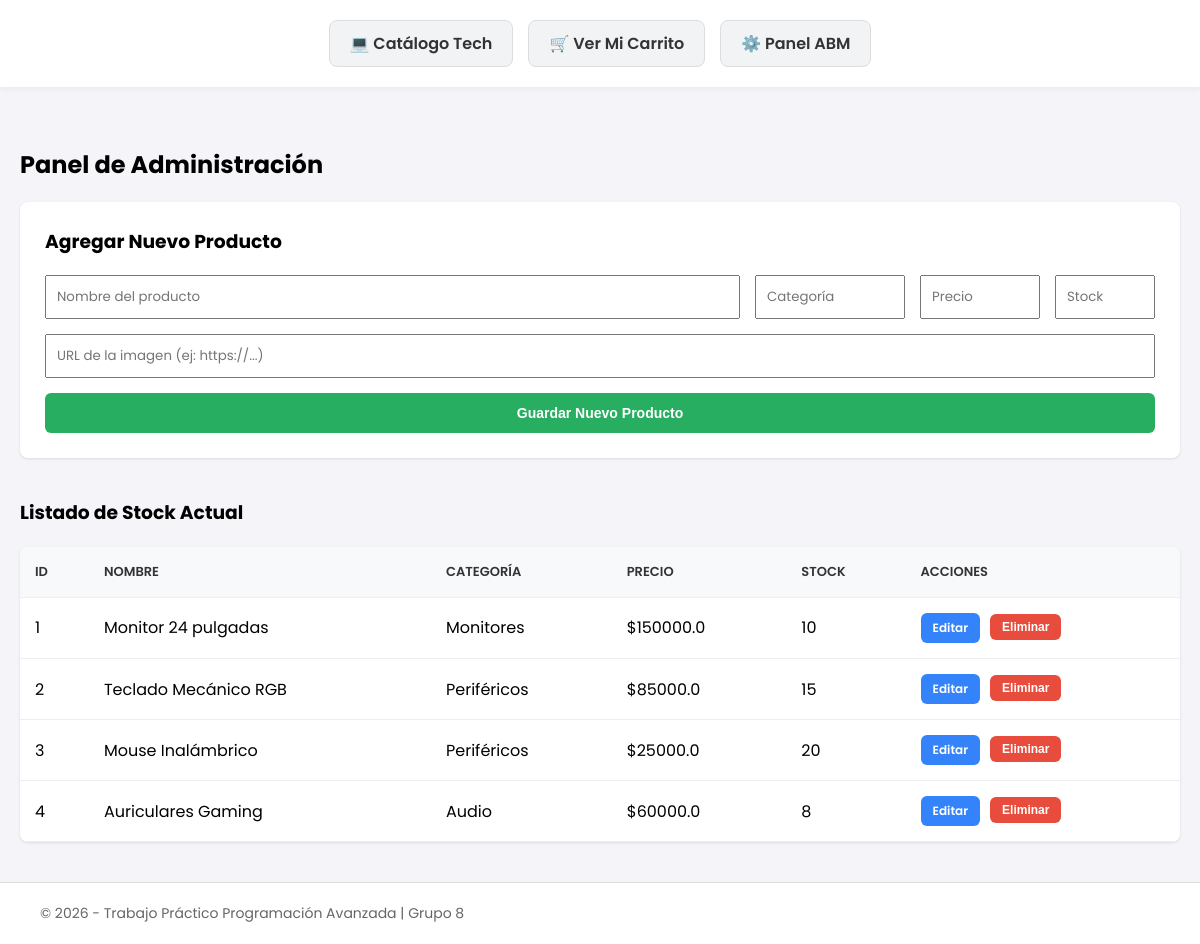
/admin, run on an earlier commit of the app's database.
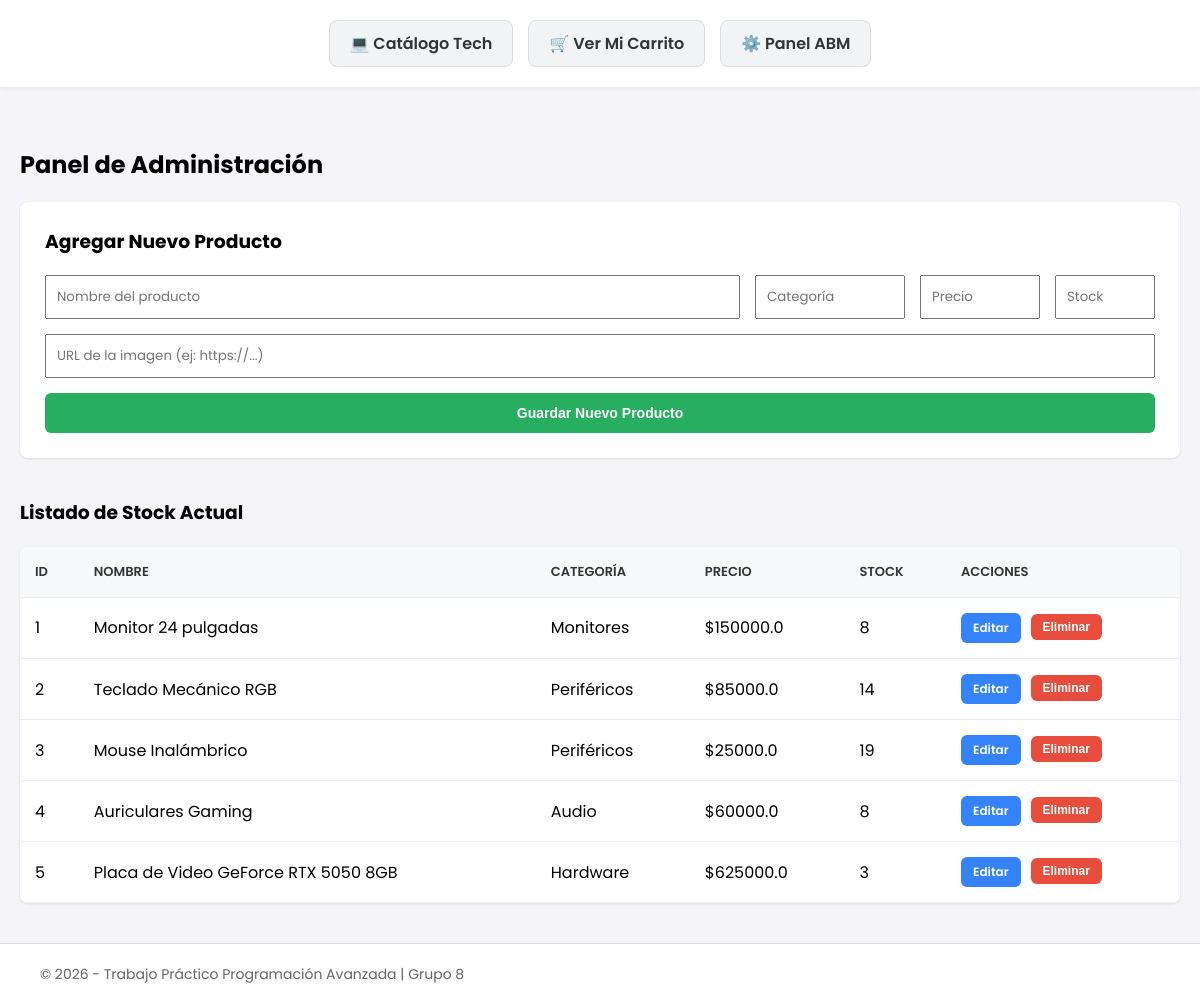
And on a later commit of the database.
### tables this page shows
CREATE TABLE productos (
            id_producto INTEGER PRIMARY KEY AUTOINCREMENT,
            nombre TEXT NOT NULL,
            categoria TEXT NOT NULL,
            precio REAL NOT NULL,
            stock INTEGER NOT NULL,
            imagen TEXT NOT NULL
        );

### app.py (the view)
@app.route('/admin')
def panel_admin():
    conexion = base_de_datos.obtener_conexion()
    cursor = conexion.cursor()
    cursor.execute("SELECT id_producto, nombre, categoria, precio, stock FROM productos")
    todos_los_productos = cursor.fetchall()
    conexion.close()
    return render_template('admin.html', productos=todos_los_productos)

### base_de_datos.py (called while the page is built)
def obtener_conexion():
    return sqlite3.connect("tienda.db")

### templates/admin.html
{% extends 'base.html' %}
{% block contenido %}
<h2 style="margin-bottom: 20px;">Panel de Administración</h2>
<div style="background-color: #fff; padding: 25px; border-radius: 8px; margin-bottom: 40px; box-shadow: 0 1px 3px rgba(0,0,0,0.1);">
    <h3 style="margin-top: 0;">Agregar Nuevo Producto</h3>
    <form action="/admin/agregar" method="POST" style="display: flex; gap: 15px; flex-wrap: wrap; align-items: center;">
        <input type="text" name="nombre" placeholder="Nombre del producto" required style="padding: 10px; flex: 1; min-width: 200px;">
        <input type="text" name="categoria" placeholder="Categoría" required style="padding: 10px; width: 150px;">
        <input type="number" name="precio" placeholder="Precio" step="0.01" required style="padding: 10px; width: 120px;">
        <input type="number" name="stock" placeholder="Stock" required style="padding: 10px; width: 100px;">
        <input type="url" name="imagen" placeholder="URL de la imagen (ej: https://...)" required style="padding: 10px; width: 100%;">
        <button type="submit" class="btn btn-success" style="width: 100%; padding: 12px;">Guardar Nuevo Producto</button>
    </form>
</div>
<h3 style="margin-bottom: 15px;">Listado de Stock Actual</h3>
<table>
    <thead>
        <tr>
            <th>ID</th>
            <th>Nombre</th>
            <th>Categoría</th>
            <th>Precio</th>
            <th>Stock</th>
            <th>Acciones</th>
        </tr>
    </thead>
    <tbody>
        {% for prod in productos %}
        <tr>
            <td>{{ prod[0] }}</td>
            <td>{{ prod[1] }}</td>
            <td>{{ prod[2] }}</td>
            <td>${{ prod[3] }}</td>
            <td>{{ prod[4] }}</td>
            <td style="display: flex; gap: 10px;">
                <a href="/admin/editar/{{ prod[0] }}" class="btn btn-primary" style="padding: 6px 12px; font-size: 12px;">Editar</a>
                <form action="/admin/eliminar/{{ prod[0] }}" method="POST" onsubmit="return confirm('¿Seguro que deseas eliminar este producto?');">
                    <button type="submit" class="btn btn-danger" style="padding: 6px 12px; font-size: 12px;">Eliminar</button>
                </form>
            </td>
        </tr>
        {% endfor %}
    </tbody>
</table>
{% endblock %}

### templates/base.html (shortened to what this page needs)
<!DOCTYPE html>
<html lang="es">
<head>
    <link rel="stylesheet" href="{{ url_for('static', filename='style.css') }}">
</head>
<body>
    <header>
        <nav>
            <a href="/">💻 Catálogo Tech</a>
            <a href="/carrito">🛒 Ver Mi Carrito</a>
            <a href="/admin">⚙️ Panel ABM</a>
        </nav>
    </header>
    <main class="contenedor">
        {% block contenido %}
        {% endblock %}
    </main>
    <footer>
        <p>© 2026 - Trabajo Práctico Programación Avanzada | Grupo 8</p>
    </footer>
</body>
</html>

### static/style.css (style rules this page uses)
body { font-family: 'Poppins', sans-serif; margin: 0; padding: 0; background-color: #f4f4f9; display: flex; flex-direction: column; min-height: 100vh; }
.contenedor { flex: 1; max-width: 1200px; margin: 0 auto; padding: 40px 20px; width: 100%; box-sizing: border-box; }
footer { background-color: #fff; padding: 20px 40px; text-align: left; border-top: 1px solid #ddd; color: #666; font-size: 14px; }
footer p { margin: 0; }
input { box-sizing: border-box; font-family: inherit; }
header { background-color: #fff; padding: 20px; box-shadow: 0 2px 5px rgba(0,0,0,0.05); text-align: center; }
nav { display: flex; justify-content: center; gap: 15px; }
nav a { display: inline-block; padding: 10px 20px; background-color: #f1f3f5; color: #333; text-decoration: none; font-weight: 600; border-radius: 8px; transition: all 0.3s ease; border: 1px solid #ddd; }
table { width: 100%; border-collapse: collapse; margin-top: 20px; background-color: white; box-shadow: 0 1px 3px rgba(0,0,0,0.1); border-radius: 8px; overflow: hidden; }
th, td { padding: 15px; text-align: left; border-bottom: 1px solid #eee; }
th { background-color: #f8f9fa; color: #333; font-weight: 600; text-transform: uppercase; font-size: 13px; }
.btn { padding: 10px 15px; border: none; border-radius: 6px; cursor: pointer; font-weight: 600; font-size: 14px; transition: background-color 0.2s ease, transform 0.1s ease; text-decoration: none; display: inline-block; text-align: center; color: white; }
.btn-success { background-color: #27ae60; }
.btn-danger { background-color: #e74c3c; }
.btn-primary { background-color: #3483fa; }

What changed in the data, as far as the page shows it:
changed productos "Monitor 24 pulgadas": stock "10" → "8"
changed productos "Teclado Mecánico RGB": stock "15" → "14"
changed productos "Mouse Inalámbrico": stock "20" → "19"
added productos: id_producto "5", nombre "Placa de Video GeForce RTX 5050 8GB", categoria "Hardware", precio "625000.0", stock "3"
